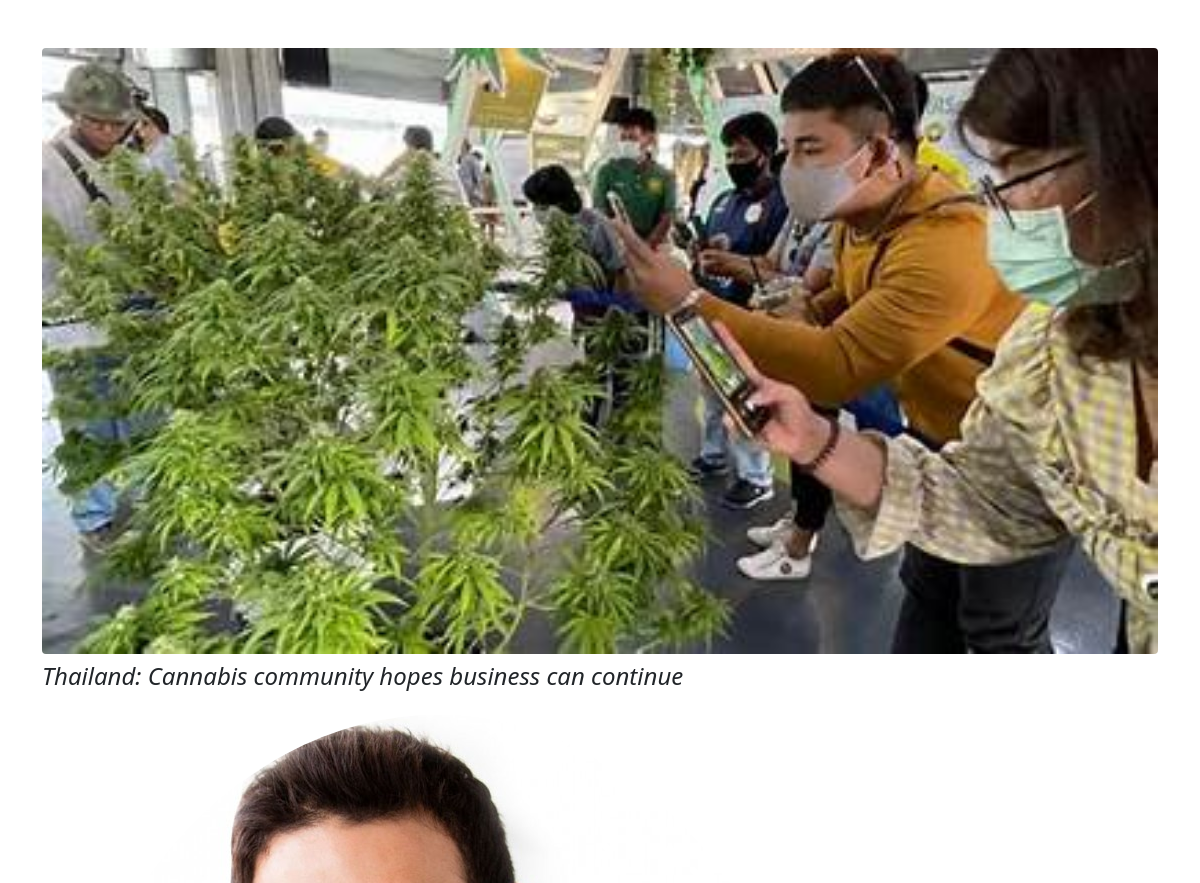
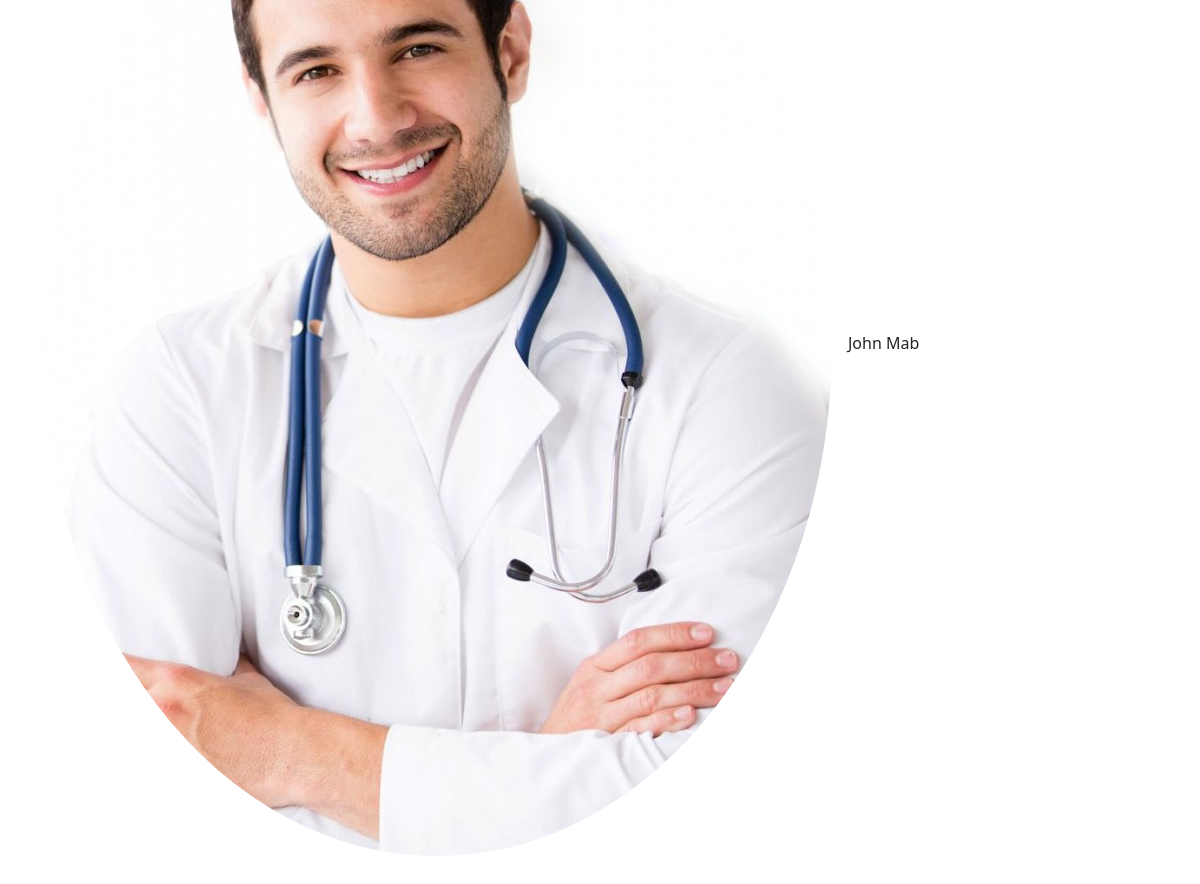
Page /articles/article/thailand-cannabis-community-hopes-business-can-continue/ on the committed database (2 pictures, top to bottom).
### article/models.py (models this page shows, shortened)
class ArticleModel(models.Model):
    title = models.CharField(max_length=200)
    slug = models.SlugField()
    image = models.ImageField(null=True, blank=True)
    author = models.ForeignKey(User, on_delete=models.CASCADE)
    body = models.TextField()
    category = models.CharField(max_length=200)

### authors/models.py (models this page shows)
class AuthorDetailsModel(models.Model):
    user = models.OneToOneField(User, on_delete=models.CASCADE)
    phone_no = models.CharField(max_length=15, null=True)
    image = models.ImageField(null=True, blank=True)
    specialized_in = models.CharField(null=True, blank=True, max_length=200)

### article/views.py (the view)
# urls.py: path('article/<slug:slug>/', ArticleDetailView.as_view(), name="article-details"),
class ArticleDetailView(DetailView):
    model = ArticleModel
    template_name = 'articles/article_detail.html'
    context_object_name = 'article'

### article/templates/articles/article_detail.html
{% extends 'articles/base.html' %}
{% block content %}
    <div class="container mb-5 mt-5">
        <figure class="figure w-100">
            <img src="{{ article.image.url }}" class="figure-img img-fluid rounded w-100" alt="...">
            <h4 style="text-decoration: dashed;font-style: italic;">{{article.title}}</h4>
        </figure>
        <div class="d-flex align-items-center" href="">
            <div class="avatar avatar-l"><img class="rounded-circle" src="{{article.author.authordetailsmodel.image.url}}" alt=""></div>
            <h6 class="mb-0 ms-3">{{article.author.get_full_name}}</h6>
        </div>
    </div>
{% endblock %}

### rows in the picture
ArticleModel: image (picture), title "Thailand: Cannabis community hopes business can continue", author.authordetailsmodel.image (picture), author.get_full_name "John Mab"
